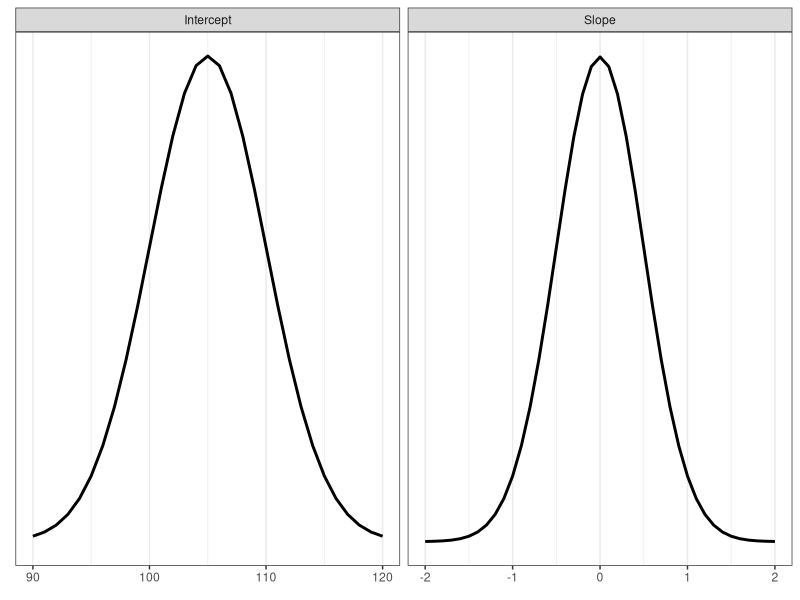
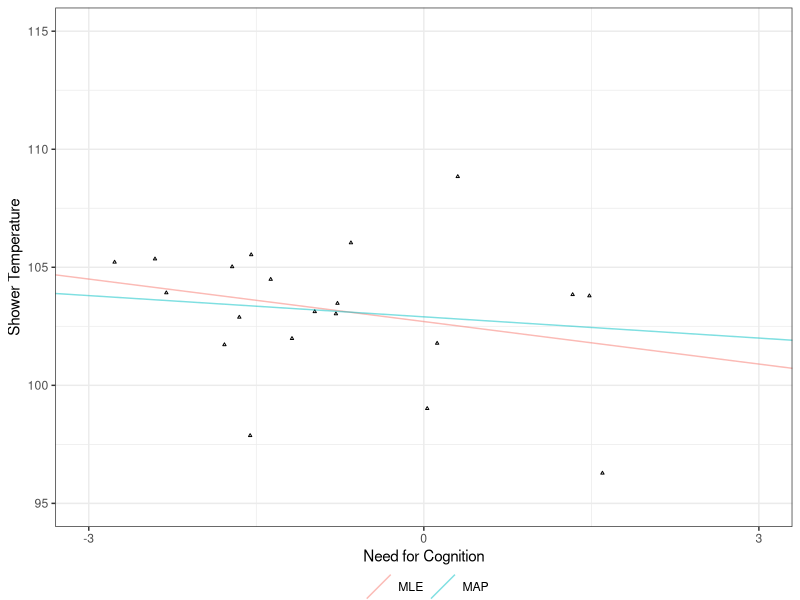
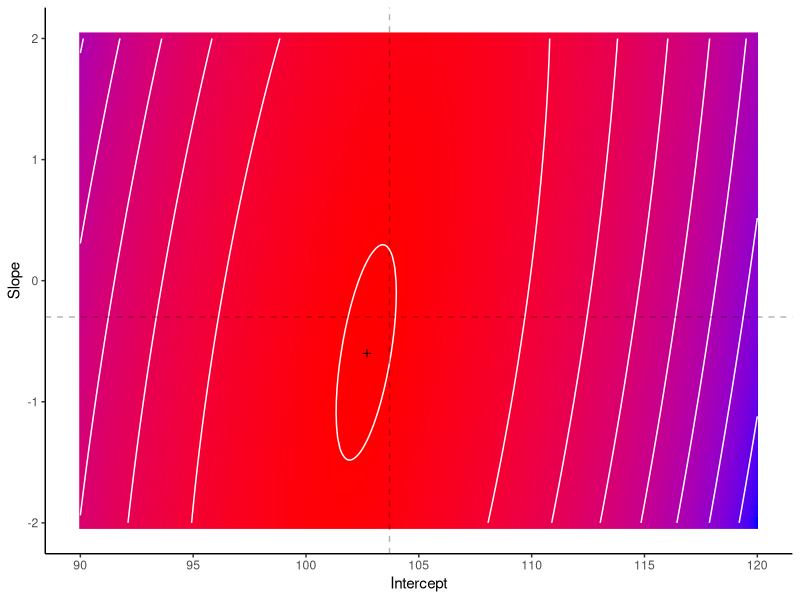
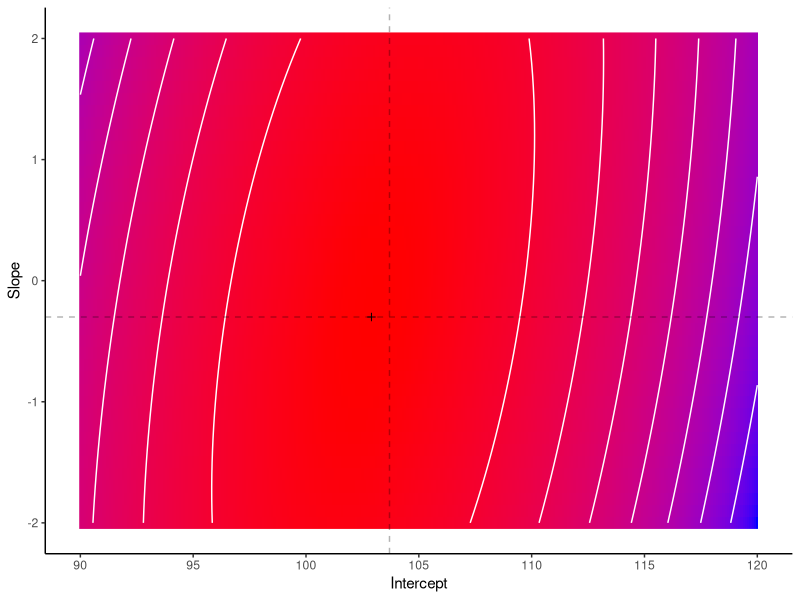
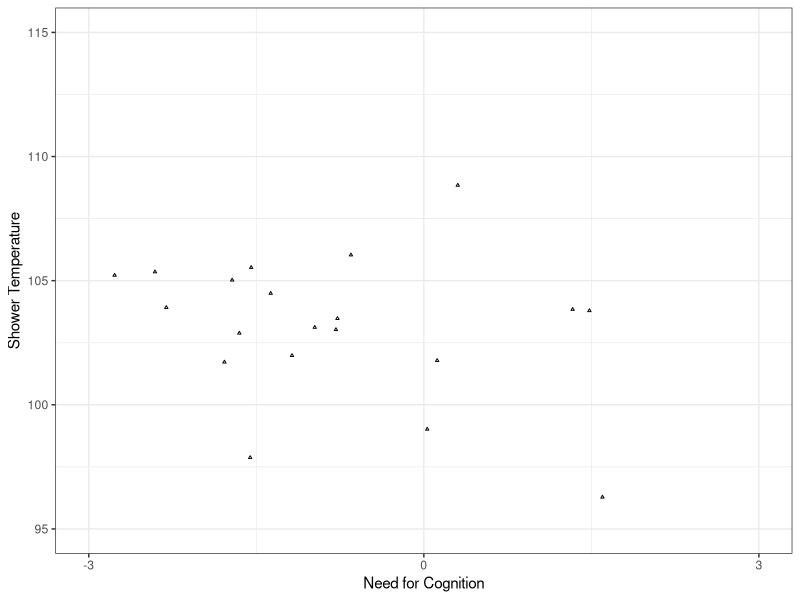

Generate these figures, in order, with R:
set.seed(314)
library(tidyverse)
theme_set(theme_bw())

n <- 20 # number of data points
xmin <- -3
xmax <- 3
b0 <- 103.7
b1 <- -.3
epsilon <- 3

data <- tibble(
   x = runif(n, xmin, xmax),
   y = b0 + b1 * x + rnorm(n, sd = epsilon)
)

reg_scatter <- ggplot(data, aes(x, y)) +
   geom_point(size = .5, shape = 2) +
   scale_x_continuous(
      "Need for Cognition",
      limits = c(xmin, xmax), breaks = c(xmin, 0, xmax)
   ) +
   scale_y_continuous("Shower Temperature", limits = c(95, 115))


## Likelihood ##
log_likelihood <- function(data, b0, b1, epsilon) {
   sum(dnorm(data$y, b0 + b1 * data$x, epsilon, log = TRUE))
}

# Note: We assume epsilon is known.
params <- crossing(b0 = seq(90, 120, .1), b1 = seq(-2, 2, .1))
results <- params %>%
   mutate(
      log_likelihood = pmap_dbl(params, ~log_likelihood(data, .x, .y, epsilon = epsilon))
   )

# Plot likelihood surface
reg_lik_surface <- ggplot(results, aes(b0, b1)) +
   geom_raster(aes(fill = log_likelihood)) +
   geom_contour(aes(z = log_likelihood), color = "white") +
   geom_point(data = filter(results, log_likelihood == max(log_likelihood)), shape = 3) +
   geom_vline(xintercept = b0, linetype = "dashed", alpha = .3) +
   geom_hline(yintercept = b1, linetype = "dashed", alpha = .3) +
   scale_fill_gradient(low = "blue", high = "red") +
   scale_x_continuous("Intercept", breaks = seq(90, 120, 5)) +
   scale_y_continuous("Slope", breaks = -2:2) +
   theme_classic() +
   theme(legend.position = "none")

## Prior ##
mean_b0 <- 105 # known average shower temperature
sd_b0 <- 5
mean_b1 <- 0
sd_b1 <- .5

prior_plot <- tibble(
   x = c(90:120, seq(-2, 2, .1)),
   p = c(
      dnorm(90:120, mean_b0, sd_b0) / sum(dnorm(90:120, mean_b0, sd_b0)),
      dnorm(seq(-2, 2, .1), mean_b1, sd_b1) / sum(dnorm(seq(-2, 2, .1), mean_b1, sd_b1))
   ),
   type = c(rep("Intercept", length(90:120)), rep("Slope", length(seq(-2, 2, .1))))
) %>%
   ggplot(aes(x, p)) +
   geom_line(size = 1) +
   facet_wrap(vars(type), scales = "free_x") +
   scale_y_continuous(element_blank(), breaks = NULL) +
   xlab(element_blank())

## Posterior ##
results <- results %>%
   mutate(
      log_posterior = log_likelihood +
         dnorm(b0, mean_b0, sd_b0, log = TRUE) + # prior on b0
         dnorm(b1, mean_b1, sd_b1, log = TRUE)   # prior on b1
   )

# Plot posterior surface
reg_posterior_surface <- ggplot(results, aes(b0, b1)) +
   geom_raster(aes(fill = log_posterior)) +
   geom_contour(aes(z = log_posterior), color = "white") +
   geom_point(data = filter(results, log_posterior == max(log_posterior)), shape = 3) +
   geom_vline(xintercept = b0, linetype = "dashed", alpha = .3) +
   geom_hline(yintercept = b1, linetype = "dashed", alpha = .3) +
   scale_fill_gradient(low = "blue", high = "red") +
   scale_x_continuous("Intercept", breaks = seq(90, 120, 5)) +
   scale_y_continuous("Slope", breaks = -2:2) +
   theme_classic() +
   theme(legend.position = "none")


# Replot data with MLE and MAP fits
reg_fit <- ggplot(data, aes(x, y)) +
   geom_point(size = .5, shape = 2) +
   geom_abline(
      aes(intercept = b0, slope = b1, color = est_type), alpha = .5,
      data = results %>%
         mutate(
            est_type = case_when(
               log_likelihood == max(log_likelihood) ~ "MLE",
               log_posterior == max(log_posterior) ~ "MAP",
               TRUE ~ "NA"
            ) %>%
               fct_relevel("MLE")
         ) %>%
         filter(est_type != "NA")
   ) +
   scale_x_continuous(
      "Need for Cognition",
      limits = c(xmin, xmax), breaks = c(xmin, 0, xmax)
   ) +
   scale_y_continuous("Shower Temperature", limits = c(95, 115)) +
   scale_color_discrete(element_blank()) +
   theme(legend.position = "bottom", legend.box.margin = margin(-10, -10, -10, -10))
